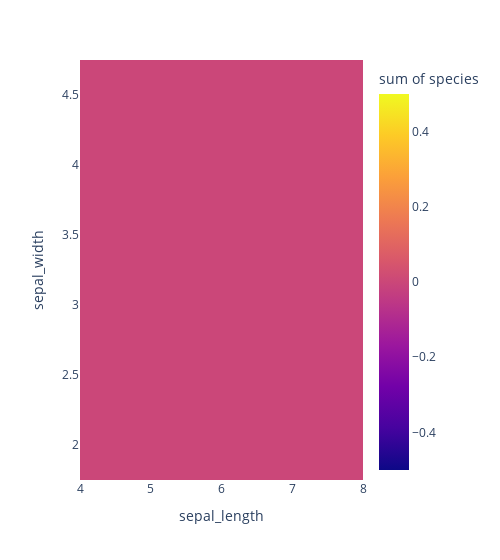

Source (notebook cell):
### Code cell
px.density_heatmap(dataset,x = "sepal_length", y = "sepal_width", z = "species", width=500)

### Figure 1 — Plotly figure (JSON) as saved in the notebook; plotly's stock layout.template omitted (floating-point values rounded to 4 significant figures; data arrays with more than 128 entries replaced by an {"elided": "..."} marker saying what was removed)
{"data": [{"coloraxis": "coloraxis", "histfunc": "sum", "hovertemplate": "sepal_length=%{x}<br>sepal_width=%{y}<br>sum of species=%{z}<extra></extra>", "name": "", "type": "histogram2d", "x": {"elided": "150 float values"}, "xaxis": "x", "xbingroup": "x", "y": {"elided": "150 float values"}, "yaxis": "y", "ybingroup": "y", "z": {"elided": "150 str values"}}], "layout": {"coloraxis": {"colorbar": {"title": {"text": "sum of species"}}, "colorscale": [[0, "#0d0887"], [0.1111, "#46039f"], [0.2222, "#7201a8"], [0.3333, "#9c179e"], [0.4444, "#bd3786"], [0.5556, "#d8576b"], [0.6667, "#ed7953"], [0.7778, "#fb9f3a"], [0.8889, "#fdca26"], [1, "#f0f921"]]}, "legend": {"tracegroupgap": 0}, "margin": {"t": 60}, "width": 500, "xaxis": {"anchor": "y", "domain": [0, 1], "title": {"text": "sepal_length"}}, "yaxis": {"anchor": "x", "domain": [0, 1], "title": {"text": "sepal_width"}}}}
